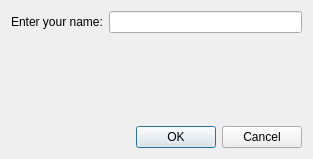
<?xml version="1.0" encoding="UTF-8"?>
<ui version="4.0">
 <class>Dialog</class>
 <widget class="QDialog" name="Dialog">
  <property name="geometry">
   <rect>
    <x>0</x>
    <y>0</y>
    <width>313</width>
    <height>159</height>
   </rect>
  </property>
  <property name="windowTitle">
   <string>Dialog</string>
  </property>
  <layout class="QGridLayout" name="gridLayout">
   <item row="0" column="0">
    <layout class="QHBoxLayout" name="horizontalLayout">
     <item>
      <widget class="QLabel" name="labelName">
       <property name="text">
        <string>Enter your name:</string>
       </property>
      </widget>
     </item>
     <item>
      <widget class="QLineEdit" name="editName"/>
     </item>
    </layout>
   </item>
   <item row="1" column="0">
    <spacer name="verticalSpacer">
     <property name="orientation">
      <enum>Qt::Orientation::Vertical</enum>
     </property>
     <property name="sizeHint" stdset="0">
      <size>
       <width>20</width>
       <height>78</height>
      </size>
     </property>
    </spacer>
   </item>
   <item row="2" column="0">
    <widget class="QDialogButtonBox" name="buttonBox">
     <property name="orientation">
      <enum>Qt::Orientation::Horizontal</enum>
     </property>
     <property name="standardButtons">
      <set>QDialogButtonBox::StandardButton::Cancel|QDialogButtonBox::StandardButton::Ok</set>
     </property>
    </widget>
   </item>
  </layout>
 </widget>
 <resources/>
 <connections>
  <connection>
   <sender>buttonBox</sender>
   <signal>accepted()</signal>
   <receiver>Dialog</receiver>
   <slot>accept()</slot>
   <hints>
    <hint type="sourcelabel">
     <x>248</x>
     <y>254</y>
    </hint>
    <hint type="destinationlabel">
     <x>157</x>
     <y>274</y>
    </hint>
   </hints>
  </connection>
  <connection>
   <sender>buttonBox</sender>
   <signal>rejected()</signal>
   <receiver>Dialog</receiver>
   <slot>reject()</slot>
   <hints>
    <hint type="sourcelabel">
     <x>316</x>
     <y>260</y>
    </hint>
    <hint type="destinationlabel">
     <x>286</x>
     <y>274</y>
    </hint>
   </hints>
  </connection>
 </connections>
</ui>
